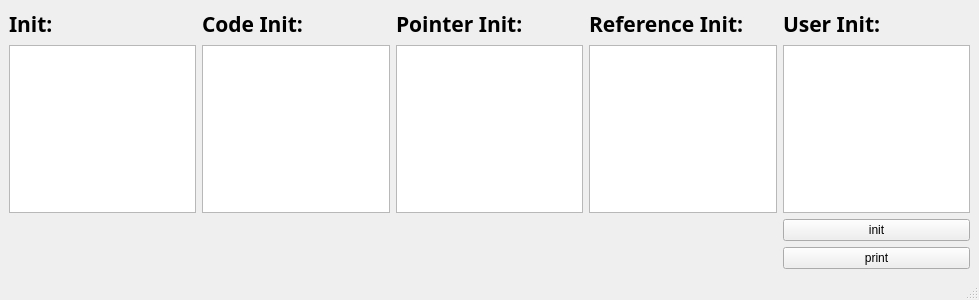
<?xml version="1.0" encoding="UTF-8"?>
<ui version="4.0">
 <class>MainWindow</class>
 <widget class="QMainWindow" name="MainWindow">
  <property name="geometry">
   <rect>
    <x>0</x>
    <y>0</y>
    <width>979</width>
    <height>300</height>
   </rect>
  </property>
  <property name="minimumSize">
   <size>
    <width>800</width>
    <height>300</height>
   </size>
  </property>
  <property name="maximumSize">
   <size>
    <width>123444</width>
    <height>300</height>
   </size>
  </property>
  <property name="windowTitle">
   <string>Task1</string>
  </property>
  <widget class="QWidget" name="centralwidget">
   <layout class="QGridLayout" name="gridLayout">
    <item row="1" column="0">
     <layout class="QGridLayout" name="gridLayout_2">
      <item row="0" column="3">
       <widget class="QLabel" name="label_4">
        <property name="font">
         <font>
          <family>Ubuntu Mono</family>
         </font>
        </property>
        <property name="text">
         <string>&lt;html&gt;&lt;head/&gt;&lt;body&gt;&lt;p&gt;&lt;span style=&quot; font-size:16pt; font-weight:700;&quot;&gt;Reference Init: &lt;/span&gt;&lt;/p&gt;&lt;/body&gt;&lt;/html&gt;</string>
        </property>
       </widget>
      </item>
      <item row="0" column="2">
       <widget class="QLabel" name="label_3">
        <property name="font">
         <font>
          <family>Ubuntu Mono</family>
          <italic>false</italic>
          <bold>false</bold>
          <underline>false</underline>
         </font>
        </property>
        <property name="text">
         <string>&lt;html&gt;&lt;head/&gt;&lt;body&gt;&lt;p&gt;&lt;span style=&quot; font-size:16pt; font-weight:700;&quot;&gt;Pointer Init: &lt;/span&gt;&lt;/p&gt;&lt;/body&gt;&lt;/html&gt;</string>
        </property>
       </widget>
      </item>
      <item row="1" column="2">
       <widget class="QTextBrowser" name="textBrowser_3"/>
      </item>
      <item row="1" column="1">
       <widget class="QTextBrowser" name="textBrowser_2"/>
      </item>
      <item row="2" column="4">
       <widget class="QPushButton" name="pushButton">
        <property name="text">
         <string>init</string>
        </property>
       </widget>
      </item>
      <item row="1" column="3">
       <widget class="QTextBrowser" name="textBrowser_4"/>
      </item>
      <item row="0" column="1">
       <widget class="QLabel" name="label_2">
        <property name="font">
         <font>
          <family>Ubuntu Mono</family>
         </font>
        </property>
        <property name="text">
         <string>&lt;html&gt;&lt;head/&gt;&lt;body&gt;&lt;p&gt;&lt;span style=&quot; font-size:16pt; font-weight:700;&quot;&gt;Code Init: &lt;/span&gt;&lt;/p&gt;&lt;/body&gt;&lt;/html&gt;</string>
        </property>
       </widget>
      </item>
      <item row="0" column="0">
       <widget class="QLabel" name="label">
        <property name="font">
         <font>
          <family>Ubuntu Mono</family>
         </font>
        </property>
        <property name="text">
         <string>&lt;html&gt;&lt;head/&gt;&lt;body&gt;&lt;p&gt;&lt;span style=&quot; font-size:16pt; font-weight:700;&quot;&gt;Init: &lt;/span&gt;&lt;/p&gt;&lt;/body&gt;&lt;/html&gt;</string>
        </property>
       </widget>
      </item>
      <item row="1" column="4">
       <widget class="QTextBrowser" name="textBrowser_5"/>
      </item>
      <item row="1" column="0">
       <widget class="QTextBrowser" name="textBrowser"/>
      </item>
      <item row="3" column="4">
       <widget class="QPushButton" name="pushButton_print">
        <property name="text">
         <string>print</string>
        </property>
       </widget>
      </item>
      <item row="0" column="4">
       <widget class="QLabel" name="label_5">
        <property name="font">
         <font>
          <family>Ubuntu Mono</family>
         </font>
        </property>
        <property name="text">
         <string>&lt;html&gt;&lt;head/&gt;&lt;body&gt;&lt;p&gt;&lt;span style=&quot; font-size:16pt; font-weight:700;&quot;&gt;User Init: &lt;/span&gt;&lt;/p&gt;&lt;/body&gt;&lt;/html&gt;</string>
        </property>
       </widget>
      </item>
     </layout>
    </item>
   </layout>
  </widget>
  <widget class="QMenuBar" name="menubar">
   <property name="geometry">
    <rect>
     <x>0</x>
     <y>0</y>
     <width>979</width>
     <height>22</height>
    </rect>
   </property>
  </widget>
  <widget class="QStatusBar" name="statusbar"/>
 </widget>
 <resources/>
 <connections/>
</ui>
